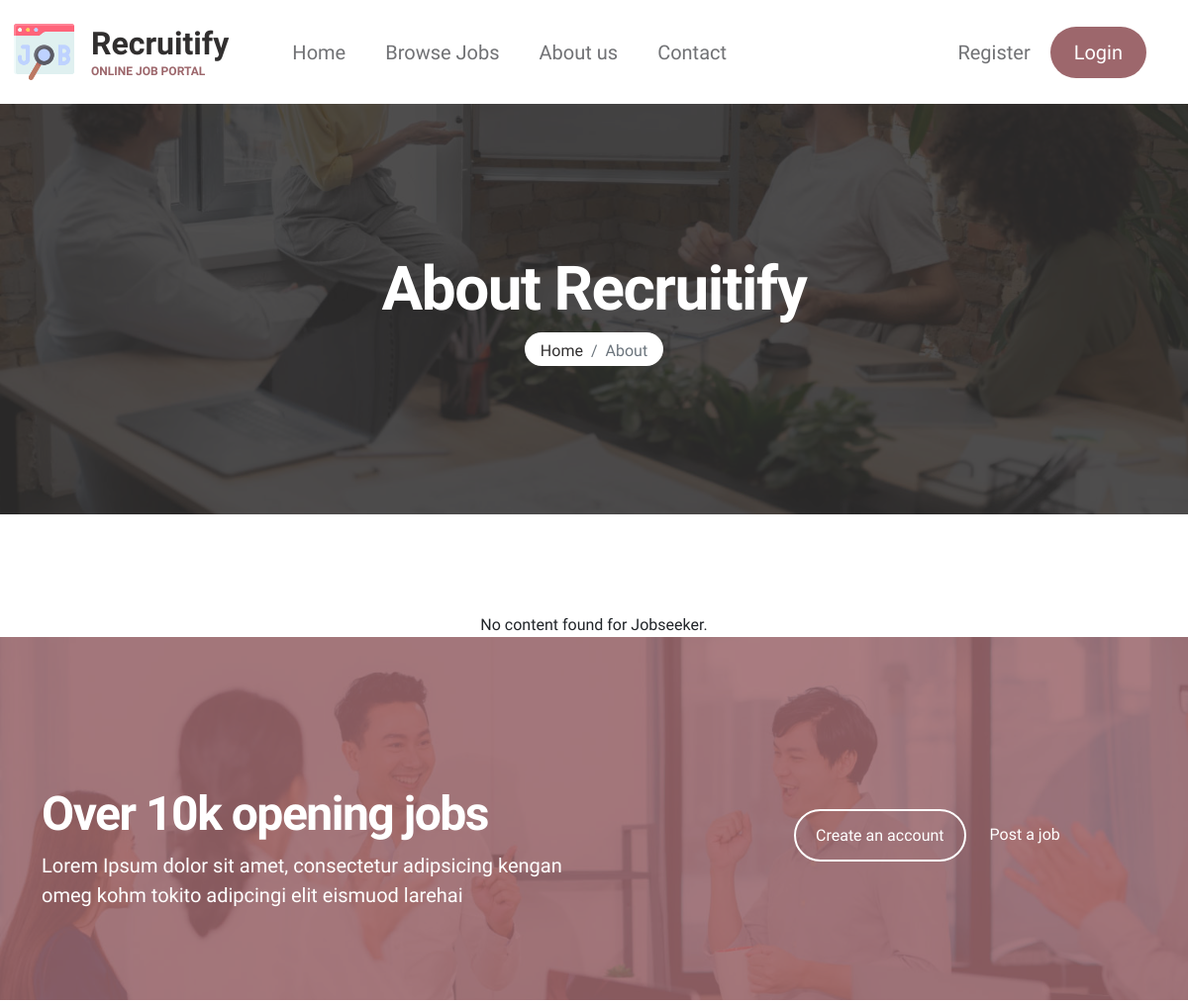
Page /jobseeker/about.php (upper part) on the earlier database version.
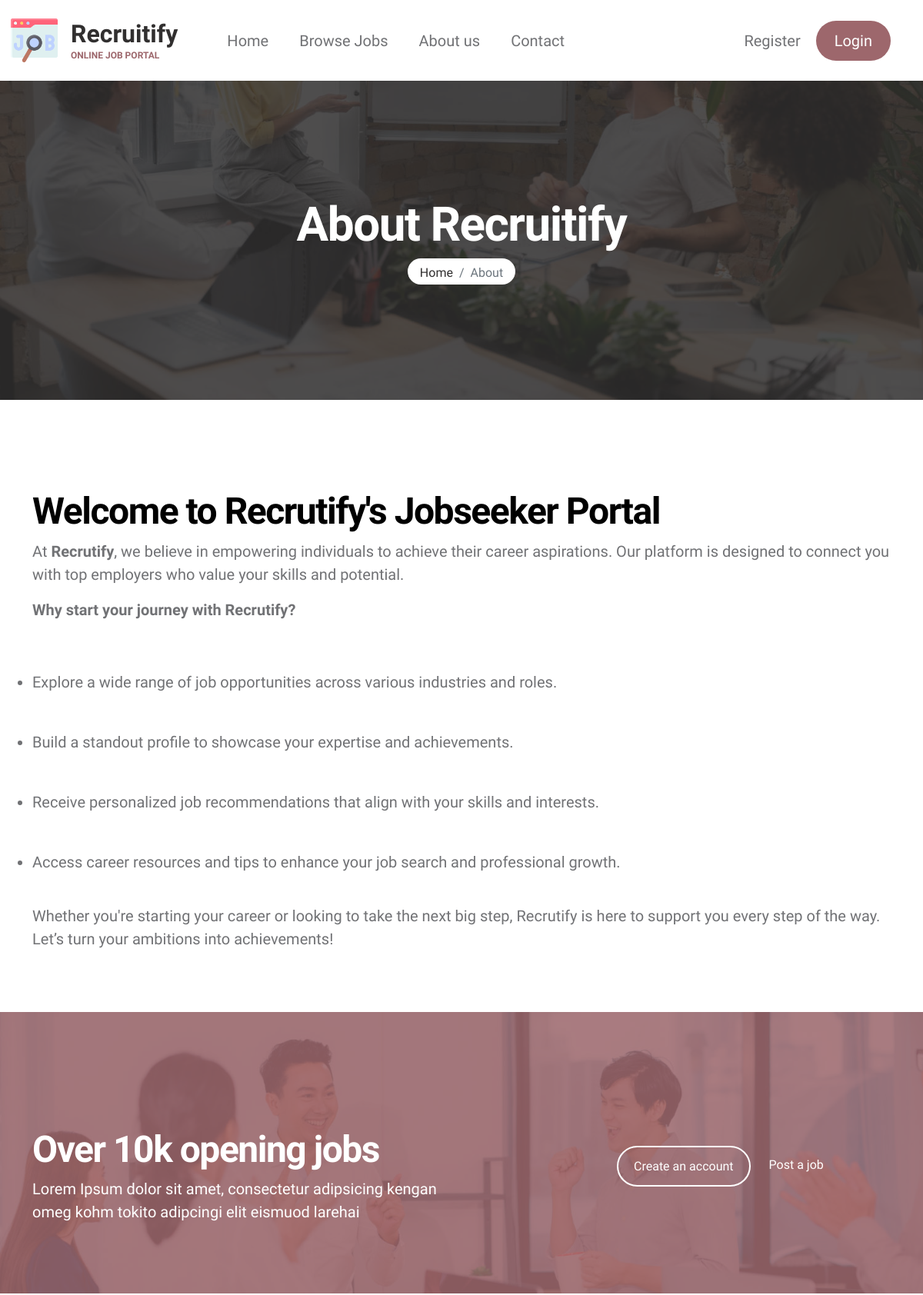
Same page on the later database version.
### tables this page shows
CREATE TABLE `about_page_details_tbl` (
  `about_for` varchar(10) NOT NULL,
  `about_content` text NOT NULL
);

### jobseeker/about.php (the view, shortened to what this page needs)
<!doctype html>
<html lang="en">
    <head>
        <link href="../css/bootstrap.min.css" rel="stylesheet">
        <link href="../css/bootstrap-icons.css" rel="stylesheet">
        <link href="../css/owl.carousel.min.css" rel="stylesheet">
        <link href="../css/owl.theme.default.min.css" rel="stylesheet">
        <link href="tooplate-Recruitify-job.css" rel="stylesheet">
    </head>
    <body class="about-page" id="top">
    <?php include "navbar.php"?>
        <main>
            <header class="site-header">
                <div class="section-overlay"></div>
                <div class="container">
                    <div class="row">
                        <div class="col-lg-12 col-12 text-center">
                            <h1 class="text-white">About Recruitify</h1>
                            <nav aria-label="breadcrumb">
                                <ol class="breadcrumb justify-content-center">
                                    <li class="breadcrumb-item"><a href="index.php">Home</a></li>
                                    <li class="breadcrumb-item active" aria-current="page">About</li>
                                </ol>
                            </nav>
                        </div>
                    </div>
                </div>
            </header>
            <section class="about-section">
                <div class="container">
                    <div class="row justify-content-center align-items-center">
                        <?php
$sql = "SELECT about_content FROM about_page_details_tbl WHERE about_for = 'jobseeker'";
$result = mysqli_query($con, $sql);
if (mysqli_num_rows($result) > 0) {
    $row = mysqli_fetch_assoc($result);
    echo html_entity_decode($row['about_content']);
} else {
    echo "No content found for Jobseeker.";
}
?>
                    </div>
                </div>
            </section>
            <section class="cta-section">
                <div class="section-overlay"></div>
                <div class="container">
                    <div class="row">
                        <div class="col-lg-6 col-10">
                            <h2 class="text-white mb-2">Over 10k opening jobs</h2>
                            <p class="text-white">Lorem Ipsum dolor sit amet, consectetur adipsicing kengan omeg kohm tokito adipcingi elit eismuod larehai</p>
                        </div>
                        <div class="col-lg-4 col-12 ms-auto">
                            <div class="custom-border-btn-wrap d-flex align-items-center mt-lg-4 mt-2">
                                <a href="#" class="custom-btn custom-border-btn btn me-4">Create an account</a>
                                <a href="#" class="custom-link">Post a job</a>
                            </div>
                        </div>
                    </div>
                </div>
            </section>
        </main>
        <?php include "footer.php"?>
    </body>
</html>

Differences in the rows shown:
added about_page_details_tbl: about_content "Welcome to Recrutify's Jobseeker Portal At Recrutify , we believe in empowering individuals to achieve their career aspirations. Our platform is designed to connect you with top employers who value your skills and potential. Why start your journey with Recrutify? Explore a wide range of job opportunities across various industries and roles. Build a standout profile to showcase your expertise and achievements. Receive personalized job recommendations that align with your skills and interests. Access career resources and tips to enhance your job search and professional growth. Whether you're starting your career or looking to take the next big step, Recrutify is here to support you every step…"
Other differences:
text no longer shown: "No content found for Jobseeker."
